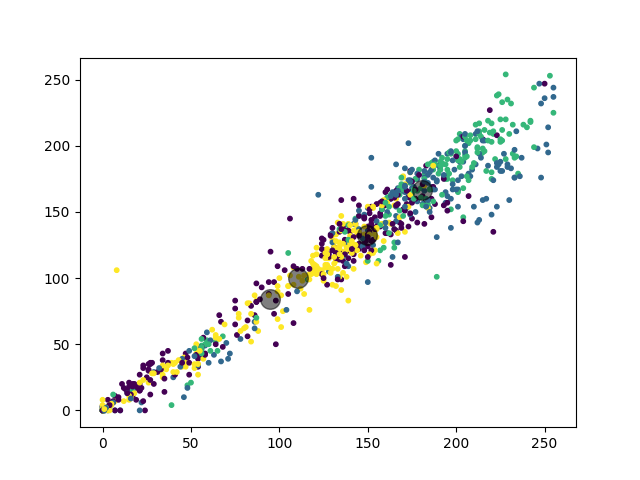

Here is the Python script that generated this plot:
import os
from sklearn.cluster import KMeans
from skimage import data
import numpy as np
import cv2
import matplotlib
matplotlib.use('Agg')
import matplotlib.pyplot as plt
from PIL import Image

totalfiles = []
imageFormats = ['.jpg', '.png', '.jpeg']
for root, dirs, files in os.walk('2016train'):
    for file in files:
        for imageFormat in imageFormats:
            if file.endswith(imageFormat):
                totalfiles.append(os.path.abspath(os.path.join(root, file)))
                break

print(len(totalfiles))
for image in totalfiles:
	img = Image.open(image)
	img = img.convert('RGB')
	img = img.resize((256, 256))
	img.save(os.path.join('clustering', image.split(os.sep)[-1]))

feature = np.array([data.imread(f'./clustering/{path}') for path in os.listdir('clustering')])
print(feature.shape)
print(len(feature))
feature = feature.reshape(len(feature), -1).astype(np.float64)
print(feature.shape)
print(len(feature))

#model = KMeans(n_clusters=3).fit(feature)
#labels = model.labels_

kmeans = KMeans(n_clusters=5)
kmeans.fit(feature)
y_kmeans = kmeans.predict(feature)

plt.figure()
plt.scatter(feature[:, 0], feature[:, 1], c=y_kmeans, s=10, cmap='viridis')
centers = kmeans.cluster_centers_
plt.scatter(centers[:, 0], centers[:, 1], c='black', s=200, alpha=0.5)

plt.savefig(os.path.join('clustering', 'clustering.png'))
